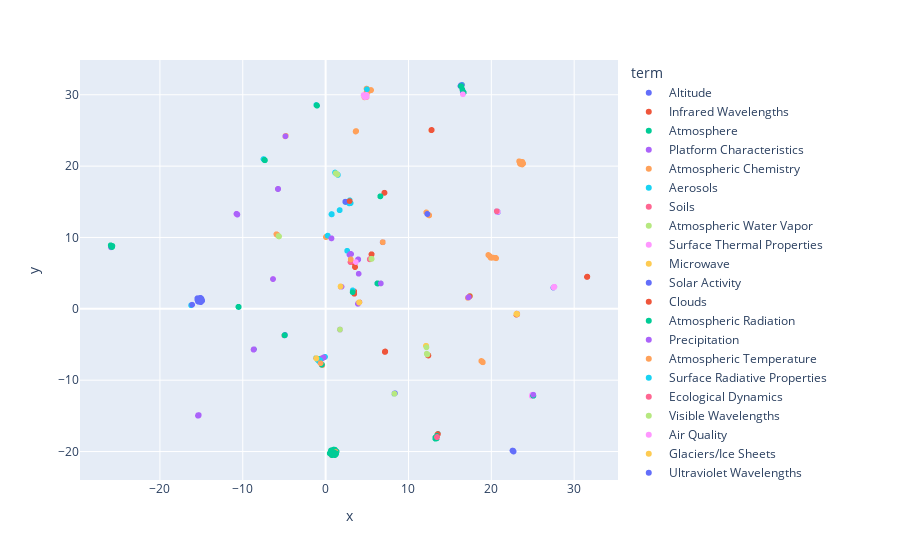

Notebook cell for this chart:
### Code cell
# Plot the embeddings color-coded based on term
import plotly.express as px

fig = px.scatter(df_embeddings_title_topic, x='x', y='y', hover_name="title", hover_data=["x", "y"], color="term")
fig.show()
fig.write_html('07-28-2022_DatasetEmbeddings_StratifiedByTerm.html')

if not os.path.exists("images"):
    os.mkdir("images")

fig.write_image("images/07-28-2022_DatasetEmbeddings_StratifiedByTerm.html.png")
